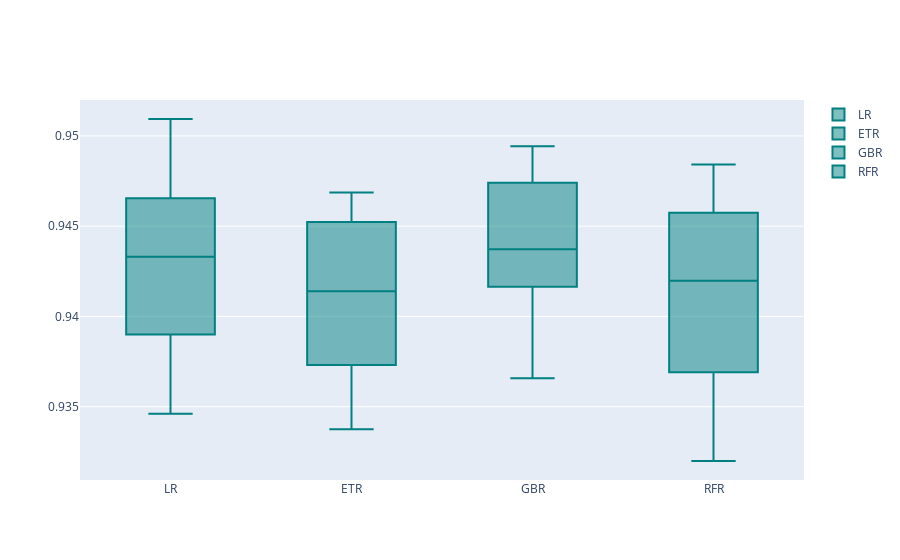

The notebook cell saved with this chart:
### Code cell
PlotBoxR().PlotResult(names,results)

### Figure 1 — Plotly figure (JSON) as saved in the notebook; plotly's stock layout.template omitted (floating-point values rounded to 4 significant figures)
{"data": [{"marker": {"color": "rgb(0, 128, 128)"}, "name": "LR", "type": "box", "y": [0.939, 0.9392, 0.9421, 0.9446, 0.9456, 0.947, 0.9346, 0.9509, 0.9465, 0.9388]}, {"marker": {"color": "rgb(0, 128, 128)"}, "name": "ETR", "type": "box", "y": [0.9373, 0.94, 0.9428, 0.9437, 0.9452, 0.946, 0.934, 0.9337, 0.9469, 0.9382]}, {"marker": {"color": "rgb(0, 128, 128)"}, "name": "GBR", "type": "box", "y": [0.9416, 0.9432, 0.945, 0.9474, 0.9479, 0.9442, 0.938, 0.9366, 0.9494, 0.9425]}, {"marker": {"color": "rgb(0, 128, 128)"}, "name": "RFR", "type": "box", "y": [0.9369, 0.9403, 0.9437, 0.9444, 0.9457, 0.9469, 0.9355, 0.932, 0.9484, 0.9397]}], "layout": {}}
